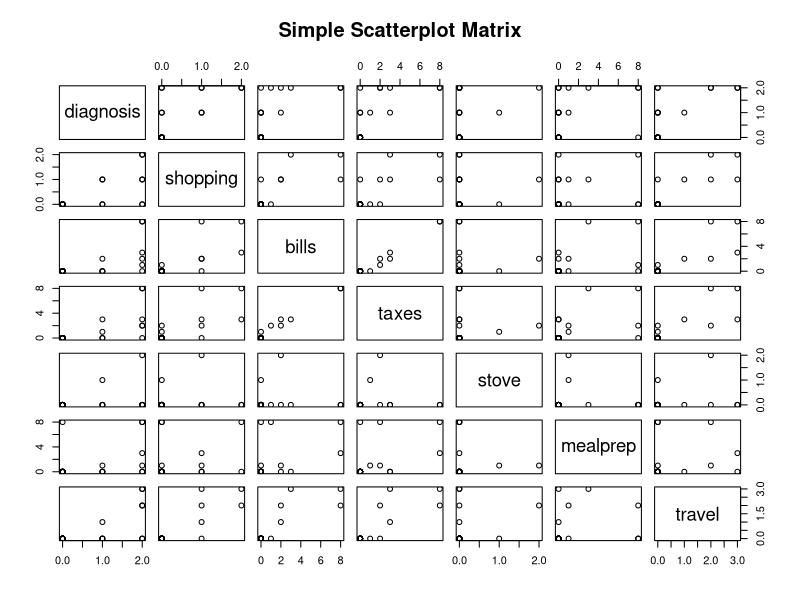
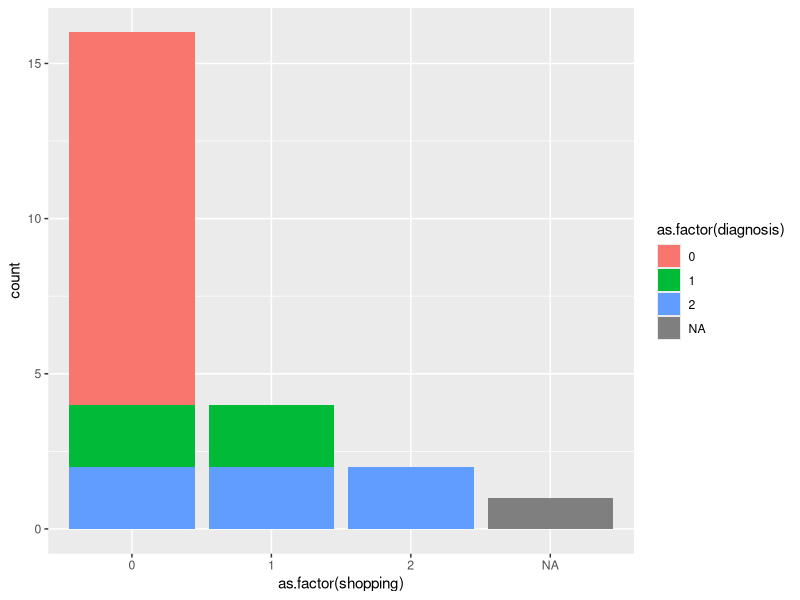
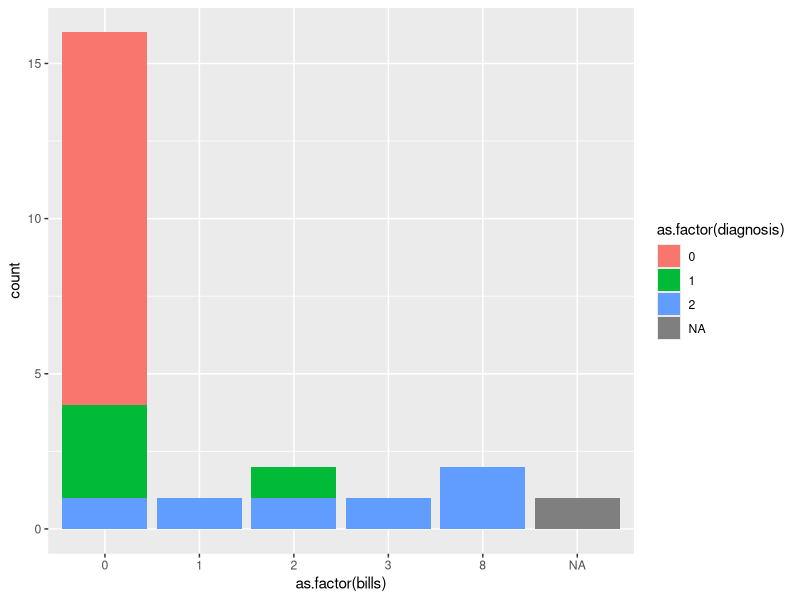
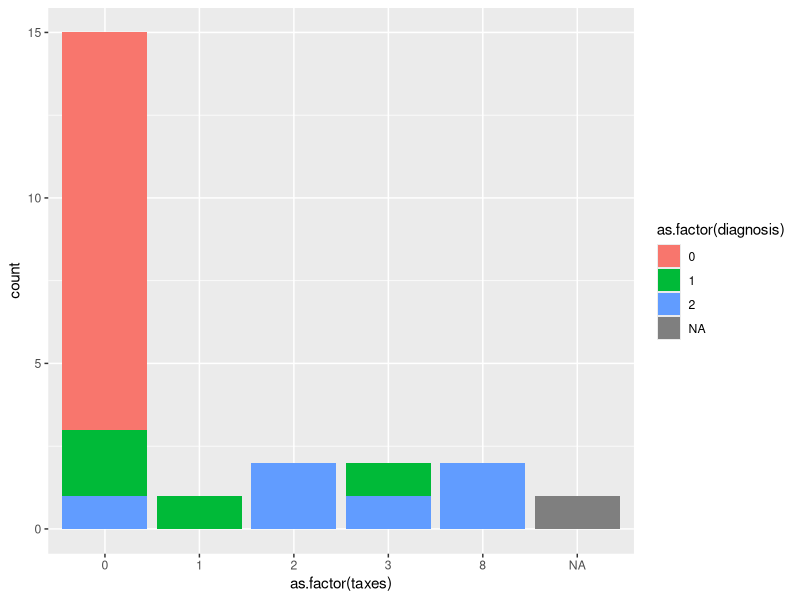
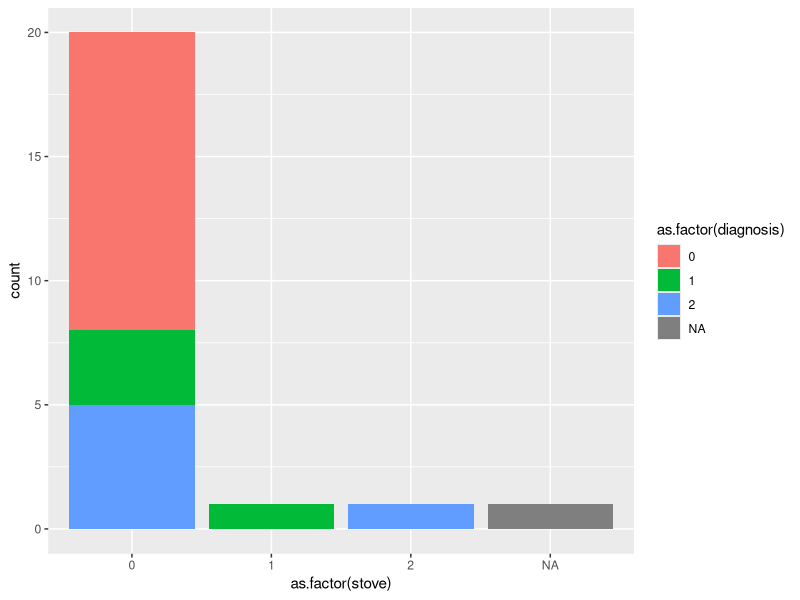
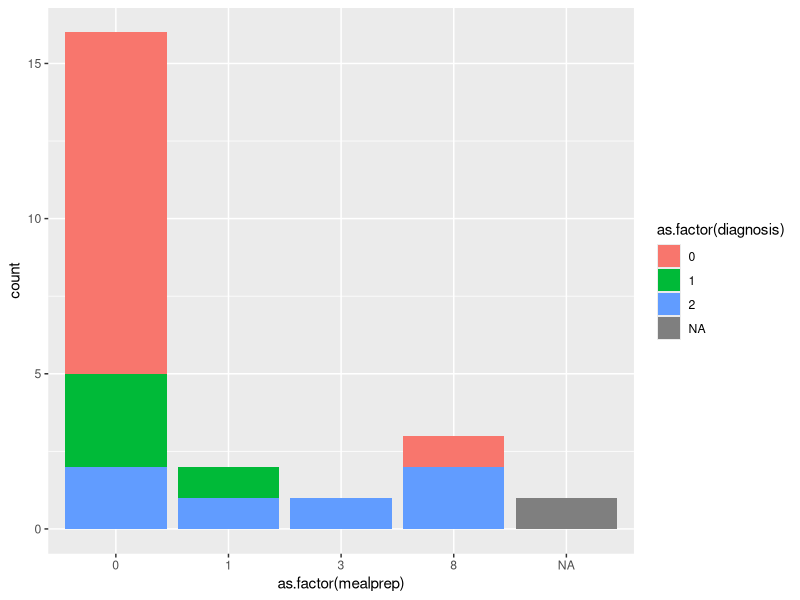
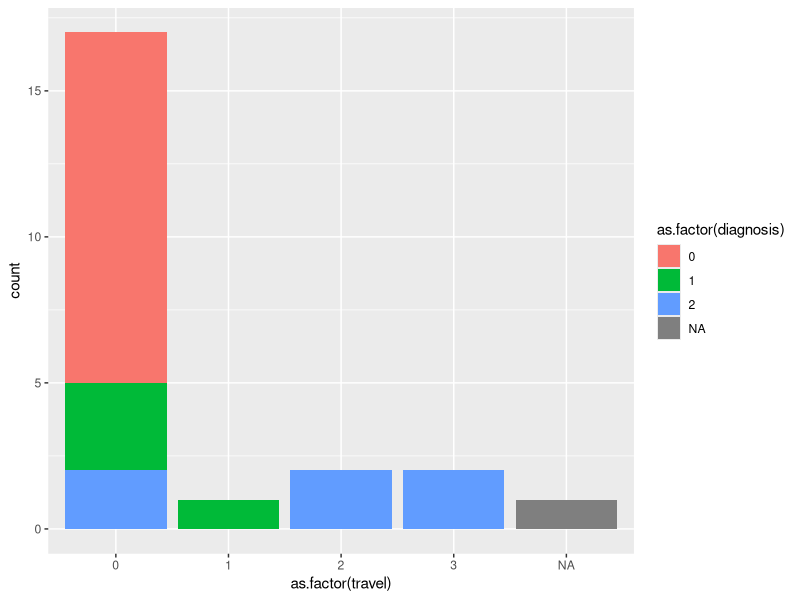

These charts were generated, in order, by the following R code: (Note: this script raises an error after producing the figures.)
## ---- chunk 1
alz <- read.csv("alzheimer_data.csv")

attach(alz)
library(car)
library(ggplot2)
## ---- chunk 2
 
ran <- sample(1:2700,2700)
new_data <- alz[ran,]

pairs(~diagnosis +shopping+bills+taxes+stove+mealprep+travel, data = alz, main="Simple Scatterplot Matrix")
## ---- chunk 3


shop_graph = ggplot(data = alz, aes(x = as.factor(shopping), fill = as.factor(diagnosis))) + geom_bar()
shop_graph

bills_graph = ggplot(data = alz, aes(x = as.factor(bills), fill = as.factor(diagnosis))) + geom_bar()
bills_graph

taxes_graph = ggplot(data = alz, aes(x = as.factor(taxes), fill = as.factor(diagnosis))) + geom_bar()
taxes_graph

stove_graph = ggplot(data = alz, aes(x = as.factor(stove), fill = as.factor(diagnosis))) + geom_bar()
stove_graph

mealprep_graph = ggplot(data = alz, aes(x = as.factor(mealprep), fill = as.factor(diagnosis))) + geom_bar()
mealprep_graph

travel_graph =  ggplot(data = alz, aes(x = as.factor(travel), fill = as.factor(diagnosis))) + geom_bar()
travel_graph

alz <- alz |>
  filter(games != 8)
chess_graph =  ggplot(data = alz, aes(x = as.factor(games), fill = as.factor(diagnosis))) + labs(fill = "Diagnosis", title = "Amount of Difficulty Subject Faced Performing a Game or Hobby based on Alzheimer Diagnosis", x = "Difficulty Level", y = "Number of Patients")+geom_bar()+ theme(plot.title = element_text(size = 10))
chess_graph



trailA_graph =  ggplot(data = alz, aes(x = as.factor(diagnosis), y=traila)) +labs(title = "Amount of Time Taken to Complete a Trail Making Task Based on Alzheimer Diagnosis", x = "Diagnosis", y = "Time Taken (seconds)")+ geom_boxplot(fill = "Purple", color = "black")+ theme(plot.title = element_text(size = 13))
trailA_graph


trailB_graph =  ggplot(data = alz, aes(x = as.factor(diagnosis), y=trailb)) + geom_boxplot()
trailB_graph

hall_graph =  ggplot(data = alz, aes(x = as.factor(hallsev), fill = as.factor(diagnosis))) + geom_bar()
hall_graph

anx_graph =  ggplot(data = alz, aes(x = as.factor(anxsev), fill = as.factor(diagnosis))) + geom_bar()
anx_graph

depress_graph =  ggplot(data = alz, aes(x = as.factor(depdsev), fill = as.factor(diagnosis))) + geom_bar()
depress_graph

gend_graph =  ggplot(data = alz, aes(x = as.factor(female), fill = as.factor(diagnosis))) + geom_bar()
gend_graph

weight_graph =  ggplot(data = alz, aes(x = as.factor(diagnosis), y=weight)) + geom_boxplot()
weight_graph

hrate_graph =  ggplot(data = alz, aes(x = as.factor(diagnosis), y=hrate)) + geom_boxplot()
hrate_graph

blood_graph =  ggplot(data = alz, aes(x = as.factor(diagnosis), y=bpsys)) + geom_boxplot()
blood_graph

motor_graph =  ggplot(data = alz, aes(x = as.factor(motsev), fill = as.factor(diagnosis))) + geom_bar()
motor_graph
## ---- chunk 4
shop_table = table(diagnosis,shopping)
shop_chisquaretest = chisq.test(shop_table)
shop_chisquaretest
shop_p_val = shop_chisquaretest$p.value
## ---- chunk 5
bills_table = table(diagnosis,bills)
bills_chisquaretest = chisq.test(bills_table)
bills_chisquaretest
bills_p_val = bills_chisquaretest$p.value
## ---- chunk 6
taxes_table = table(diagnosis,taxes)
taxes_chisquaretest = chisq.test(taxes_table)
taxes_chisquaretest
taxes_p_val = taxes_chisquaretest$p.value
## ---- chunk 7
stove_table = table(diagnosis,stove)
stove_chisquaretest = chisq.test(stove_table)
stove_chisquaretest
stove_p_val = stove_chisquaretest$p.value
## ---- chunk 8
meal_table = table(diagnosis,mealprep)
meal_chisquaretest = chisq.test(meal_table)
meal_chisquaretest
meal_p_val = meal_chisquaretest$p.value
## ---- chunk 9
travel_table = table(diagnosis,travel)
travel_chisquaretest = chisq.test(travel_table)
travel_chisquaretest
travel_p_val = travel_chisquaretest$p.value
## ---- chunk 10
chess_table = table(diagnosis,games)
chess_chisquaretest = chisq.test(chess_table)
chess_chisquaretest
chess_p_val = chess_chisquaretest$p.value
## ---- chunk 11
tA_tTest = t.test(traila~bin_diag)
tA_tTest
tA_p_val = tA_tTest$p.value
## ---- chunk 12
tB_tTest = t.test(trailb~bin_diag)
tB_tTest
tB_p_val = tB_tTest$p.value
## ---- chunk 13
hall_table = table(diagnosis,hallsev)
hall_chisquaretest = chisq.test(hall_table)
hall_chisquaretest
hall_p_val = hall_chisquaretest$p.value
## ---- chunk 14
anx_table = table(diagnosis,anxsev)
anx_chisquaretest = chisq.test(anx_table)
anx_chisquaretest
anx_p_val = anx_chisquaretest$p.value
## ---- chunk 15
depress_table = table(diagnosis,depdsev)
depress_chisquaretest = chisq.test(depress_table)
depress_chisquaretest
depress_p_val = depress_chisquaretest$p.value
## ---- chunk 16
gend_table = table(diagnosis,female)
gend_chisquaretest = chisq.test(gend_table)
gend_chisquaretest
gend_p_val = gend_chisquaretest$p.value
## ---- chunk 17
weight_tTest = t.test(weight~bin_diag)
weight_tTest
weight_p_val = weight_tTest$p.value
## ---- chunk 18

hrate_tTest = t.test(hrate~bin_diag)
hrate_tTest
hrate_p_val = hrate_tTest$p.value
## ---- chunk 19

blood_tTest = t.test(bpsys~bin_diag)
blood_tTest
blood_p_val = blood_tTest$p.value
## ---- chunk 20
motor_table = table(diagnosis,motsev)
motor_chisquaretest = chisq.test(motor_table)
motor_chisquaretest
motor_p_val = motor_chisquaretest$p.value
